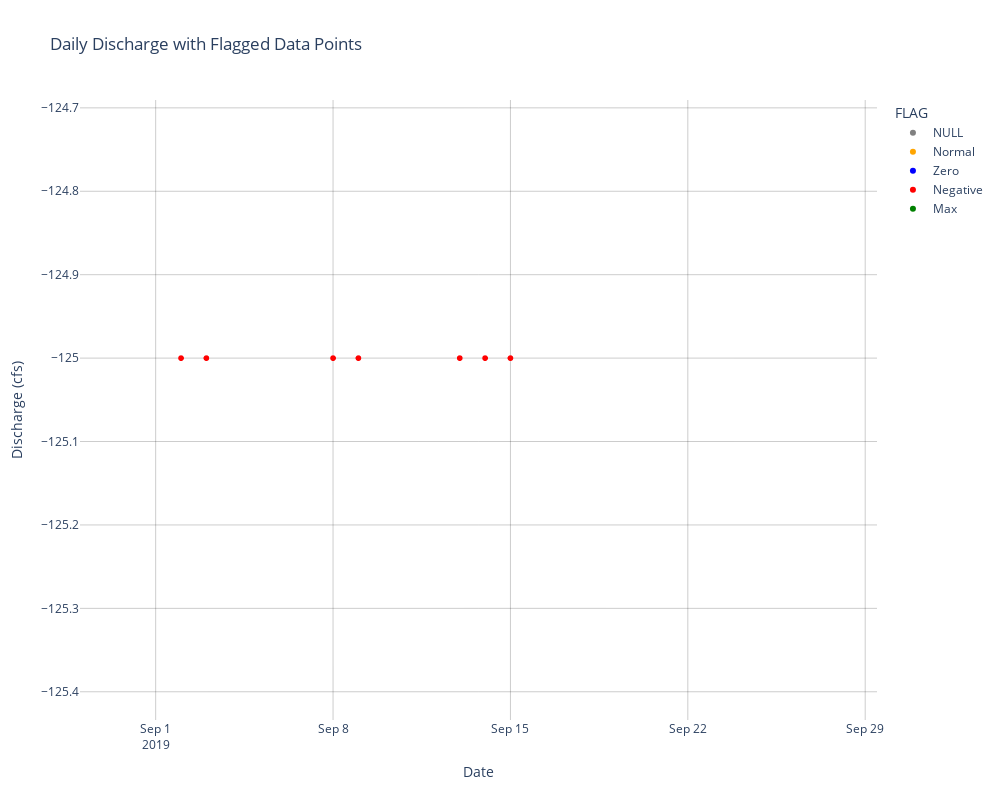

The cell this chart's notebook holds for it:
### Code cell
import pyodbc
import pandas as pd
import plotly.express as px
import numpy as np

# Database connection parameters
server = 'wrt-sql-prod'
database = 'dvrtDB'
username = 'wrtsqlq'
password = 'guest'

# Establish connection and fetch data
with pyodbc.connect(
    f"DRIVER={{ODBC Driver 17 for SQL Server}};"
    f"SERVER={server};"
    f"DATABASE={database};"
    f"UID={username};"
    f"PWD={password}"
) as conn:
    query = "SELECT * FROM dbo.DAILY_RECORDS WHERE STATION_ID = 10987"
    df = pd.read_sql_query(query, conn)

# Extract day columns dynamically
day_columns = [col for col in df.columns if col.startswith('RV_')]

# Create a list to hold processed rows
processed_rows = []

# Iterate over rows and day columns to build a structured DataFrame
for _, row in df.iterrows():
    year = row['RECORD_YEAR']
    for day_col in day_columns:
        day_str = day_col[3:]  # Extract day string like '0101'
        try:
            date = pd.to_datetime(f"{year}{day_str}", format='%Y%m%d')
            discharge = row[day_col]  # Keep original value, including NaN/NULL
            processed_rows.append({'DATE': date, 'DISCHARGE': discharge})
        except ValueError:
            processed_rows.append({'DATE': None, 'DISCHARGE': row[day_col]})  # Keep discharge even if date is invalid

# Create a new DataFrame
processed_df = pd.DataFrame(processed_rows)

# Ensure DISCHARGE is numeric
processed_df['DISCHARGE'] = pd.to_numeric(processed_df['DISCHARGE'], errors='coerce')

# Drop rows where DISCHARGE or DATE is NaN for min/max calculation
valid_discharge = processed_df.dropna(subset=['DISCHARGE', 'DATE'])

# Calculate global min and max
min_val = valid_discharge['DISCHARGE'].min()
max_val = valid_discharge['DISCHARGE'].max()

# Check if min value exists in data
min_rows = valid_discharge[valid_discharge['DISCHARGE'] == min_val]
if not min_rows.empty:
    print(f"Global Min Value Detected: {min_val}")
    print(min_rows[['DATE', 'DISCHARGE']])
else:
    print("No Min Value Found in Data")

# Flagging criteria
def flag_discharge(value):
    if pd.isnull(value):
        return 'NULL'
    elif value < 0:
        return 'Negative'
    elif value == 0:
        return 'Zero'
    elif value == min_val:
        return 'Min'
    elif value == max_val:
        return 'Max'
    else:
        return 'Normal'

# Apply the flagging function
processed_df['FLAG'] = processed_df['DISCHARGE'].apply(flag_discharge)

# Filter data for plotting (exclude rows with null DATE)
plot_df = processed_df.dropna(subset=['DATE'])

# Create interactive plot
fig = px.scatter(
    plot_df, x='DATE', y='DISCHARGE', color='FLAG',
    title='Daily Discharge with Flagged Data Points',
    labels={'DATE': 'Date', 'DISCHARGE': 'Discharge (cfs)'},
    color_discrete_map={
        'NULL': 'gray',
        'Negative': 'red',
        'Zero': 'blue',
        'Min': 'purple',
        'Max': 'green',
        'Normal': 'orange'
    }
)

# Update layout for better visualization
fig.update_layout(
    hovermode='x unified',
    plot_bgcolor='white',
    xaxis=dict(gridcolor='rgba(0,0,0,0.2)'),
    yaxis=dict(gridcolor='rgba(0,0,0,0.2)'),
    showlegend=True,
    width=1000,
    height=800
)

# Show plot
fig.show()

### Figure 1 — Plotly figure (JSON) as saved in the notebook; plotly's stock layout.template omitted (floating-point values rounded to 4 significant figures; data arrays with more than 128 entries replaced by an {"elided": "..."} marker saying what was removed)
{"data": [{"hovertemplate": "FLAG=NULL<br>Date=%{x}<br>Discharge (cfs)=%{y}<extra></extra>", "legendgroup": "NULL", "marker": {"color": "gray", "symbol": "circle"}, "mode": "markers", "name": "NULL", "showlegend": true, "type": "scattergl", "x": {"elided": "626 str values"}, "xaxis": "x", "y": {"elided": "626 null values"}, "yaxis": "y"}, {"hovertemplate": "FLAG=Normal<br>Date=%{x}<br>Discharge (cfs)=%{y}<extra></extra>", "legendgroup": "Normal", "marker": {"color": "orange", "symbol": "circle"}, "mode": "markers", "name": "Normal", "showlegend": true, "type": "scattergl", "x": {"elided": "3285 str values"}, "xaxis": "x", "y": {"elided": "3285 float values"}, "yaxis": "y"}, {"hovertemplate": "FLAG=Zero<br>Date=%{x}<br>Discharge (cfs)=%{y}<extra></extra>", "legendgroup": "Zero", "marker": {"color": "blue", "symbol": "circle"}, "mode": "markers", "name": "Zero", "showlegend": true, "type": "scattergl", "x": ["2016-07-20T00:00:00", "2016-07-22T00:00:00", "2016-07-29T00:00:00", "2017-04-14T00:00:00", "2017-04-15T00:00:00", "2017-04-19T00:00:00", "2017-04-22T00:00:00", "2017-06-20T00:00:00", "2017-10-04T00:00:00", "2017-10-16T00:00:00", "2017-10-21T00:00:00", "2019-04-23T00:00:00", "2019-04-24T00:00:00", "2019-04-27T00:00:00", "2019-05-02T00:00:00", "2019-05-15T00:00:00", "2019-06-06T00:00:00", "2019-06-14T00:00:00", "2019-08-31T00:00:00", "2019-11-19T00:00:00", "2019-11-20T00:00:00", "2020-03-21T00:00:00", "2020-04-11T00:00:00", "2020-04-15T00:00:00", "2020-04-16T00:00:00", "2020-04-23T00:00:00", "2020-04-29T00:00:00", "2020-05-04T00:00:00", "2020-05-07T00:00:00", "2020-05-08T00:00:00", "2020-05-09T00:00:00", "2020-06-10T00:00:00", "2020-07-10T00:00:00", "2021-06-08T00:00:00"], "xaxis": "x", "y": [0, 0, 0, 0, 0, 0, 0, 0, 0, 0, 0, 0, 0, 0, 0, 0, 0, 0, 0, 0, 0, 0, 0, 0, 0, 0, 0, 0, 0, 0, 0, 0, 0, 0], "yaxis": "y"}, {"hovertemplate": "FLAG=Negative<br>Date=%{x}<br>Discharge (cfs)=%{y}<extra></extra>", "legendgroup": "Negative", "marker": {"color": "red", "symbol": "circle"}, "mode": "markers", "name": "Negative", "showlegend": true, "type": "scattergl", "x": ["2017-06-21T00:00:00", "2017-06-22T00:00:00", "2017-06-23T00:00:00", "2017-06-24T00:00:00", "2017-06-25T00:00:00", "2017-06-26T00:00:00", "2017-06-27T00:00:00", "2017-06-28T00:00:00", "2017-06-29T00:00:00", "2017-10-17T00:00:00", "2017-10-18T00:00:00", "2017-10-19T00:00:00", "2017-10-20T00:00:00", "2019-09-01T00:00:00", "2019-09-02T00:00:00", "2019-09-03T00:00:00", "2019-09-04T00:00:00", "2019-09-05T00:00:00", "2019-09-06T00:00:00", "2019-09-07T00:00:00", "2019-09-08T00:00:00", "2019-09-09T00:00:00", "2019-09-10T00:00:00", "2019-09-11T00:00:00", "2019-09-12T00:00:00", "2019-09-13T00:00:00", "2019-09-14T00:00:00", "2019-09-15T00:00:00", "2019-10-25T00:00:00", "2019-10-26T00:00:00", "2019-10-29T00:00:00", "2020-04-24T00:00:00", "2021-05-08T00:00:00", "2021-05-09T00:00:00", "2021-05-10T00:00:00", "2021-05-11T00:00:00", "2021-05-12T00:00:00", "2021-05-13T00:00:00", "2021-05-14T00:00:00", "2021-05-15T00:00:00", "2021-05-16T00:00:00", "2021-05-17T00:00:00", "2021-05-18T00:00:00", "2021-05-19T00:00:00", "2021-05-20T00:00:00", "2021-05-21T00:00:00", "2021-05-22T00:00:00", "2021-05-23T00:00:00", "2021-05-24T00:00:00", "2021-05-25T00:00:00", "2021-05-26T00:00:00", "2021-05-27T00:00:00", "2021-05-28T00:00:00", "2021-05-29T00:00:00", "2021-05-30T00:00:00", "2021-05-31T00:00:00", "2021-06-01T00:00:00", "2021-06-02T00:00:00", "2021-06-03T00:00:00", "2021-06-04T00:00:00", "2021-06-05T00:00:00", "2021-06-06T00:00:00", "2021-06-07T00:00:00", "2021-06-09T00:00:00", "2021-06-10T00:00:00", "2021-06-11T00:00:00", "2021-06-12T00:00:00", "2021-06-13T00:00:00", "2021-06-14T00:00:00", "2021-06-15T00:00:00", "2023-04-25T00:00:00"], "xaxis": "x", "y": [-0.09, -0.099, -0.105, -0.087, -0.083, -0.083, -0.083, -0.083, -0.086, -0.129, -0.118, -0.094, -0.083, -10.86, -125, -125, -122.6, -81.5, -88.6, -72.43, -125, -125, -57.56, -51.51, -75.71, -125, -125, -125, -74.92, -94.2, -80.9, -44.72, -0.067, -0.086, -0.109, -0.1, -0.092, -0.099, -0.084, -0.052, -0.023, -0.028, -0.012, -0.024, -0.011, -0.041, -0.138, -0.112, -0.084, -0.089, -0.102, -0.118, -0.125, -0.15, -0.151, -0.152, -0.153, -0.136, -0.115, -0.094, -0.053, -0.062, -0.053, -125, -125, -125, -125, -125, -125, -125, -107.2], "yaxis": "y"}, {"hovertemplate": "FLAG=Max<br>Date=%{x}<br>Discharge (cfs)=%{y}<extra></extra>", "legendgroup": "Max", "marker": {"color": "green", "symbol": "circle"}, "mode": "markers", "name": "Max", "showlegend": true, "type": "scattergl", "x": ["2024-06-11T00:00:00", "2024-06-12T00:00:00"], "xaxis": "x", "y": [313.9, 313.9], "yaxis": "y"}], "layout": {"height": 800, "hovermode": "x unified", "legend": {"title": {"text": "FLAG"}, "tracegroupgap": 0}, "plot_bgcolor": "white", "showlegend": true, "title": {"text": "Daily Discharge with Flagged Data Points"}, "width": 1000, "xaxis": {"anchor": "y", "autorange": false, "domain": [0, 1], "gridcolor": "rgba(0, 0, 0, 0.2)", "range": ["2019-08-29 00:19:00.0993", "2019-09-29 11:10:54.9012"], "title": {"text": "Date"}, "type": "date"}, "yaxis": {"anchor": "x", "autorange": false, "domain": [0, 1], "gridcolor": "rgba(0, 0, 0, 0.2)", "range": [-125.4, -124.7], "title": {"text": "Discharge (cfs)"}}}}
